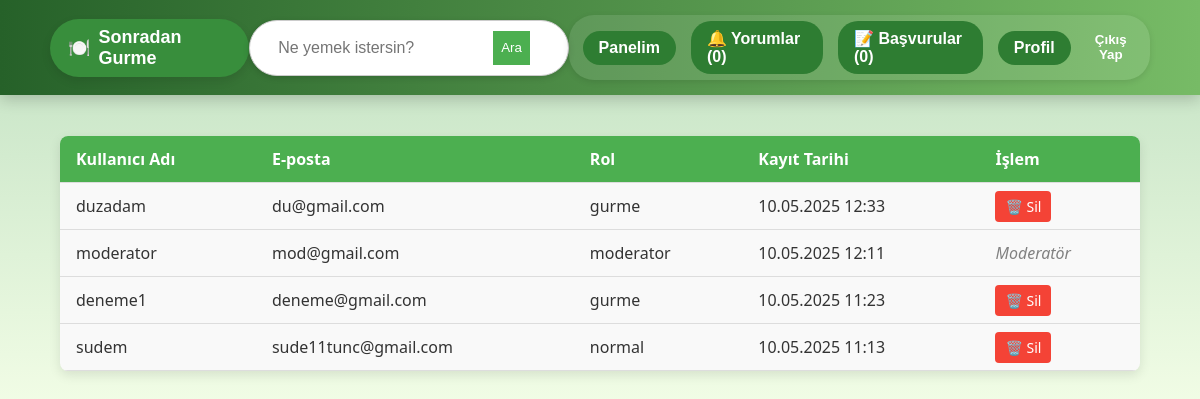
/sgapp/moderator/kullanicilar/ (signed in), run on an earlier commit of the app's database.
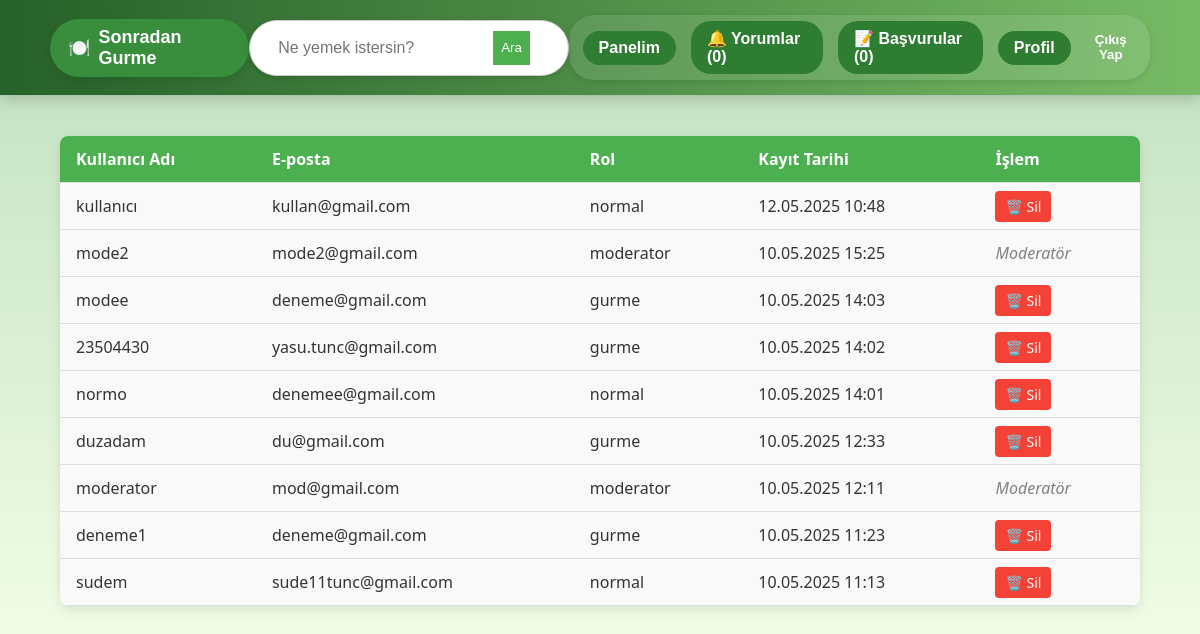
And on a later commit of the database.
### sgapp/models.py (models this page shows, shortened)
class User(AbstractUser):
    ROLE_CHOICES = (
        ('normal', 'Normal Kullanıcı'),
        ('gurme', 'Gurme'),
        ('moderator', 'Moderatör'),
    )
    role = models.CharField(max_length=10, choices=ROLE_CHOICES, default='normal')
    bio = models.TextField(blank=True)
    profile_picture = models.ImageField(upload_to='profiles/', null=True, blank=True)
    favorite_dish = models.CharField(max_length=100, blank=True, null=True)

### sgapp/views.py (the view)
# urls.py: path('moderator/kullanicilar/', views.kullanici_listesi_view, name='kullanici_listesi'),
@moderator_required
def kullanici_listesi_view(request):
    kullanicilar = User.objects.all().order_by('-date_joined')
    return render(request, 'moderator_kullanicilar.html', {'kullanicilar': kullanicilar})

### sgapp/context_processors.py (called while the page is built)
def moderator_bildirimler(request):
    if request.user.is_authenticated and request.user.role == 'moderator':
        bekleyen_yorum = Review.objects.filter(status='pending').count()
        bekleyen_basvuru = Application.objects.filter(status='pending').count()
        return {
            'bekleyen_yorum_sayisi': bekleyen_yorum,
            'bekleyen_basvuru_sayisi': bekleyen_basvuru,
        }
    return {}

### sgapp/views.py (called while the page is built)
def moderator_required(view_func):
    return user_passes_test(lambda u: u.is_authenticated and u.role == 'moderator')(view_func)

### templates/moderator_kullanicilar.html (shortened to what this page needs)
{% extends "base.html" %}
{% block content %}
<h2>👥 Kayıtlı Kullanıcılar</h2>
<table class="kullanici-tablosu">
  <tr>
    <th>Kullanıcı Adı</th>
    <th>E-posta</th>
    <th>Rol</th>
    <th>Kayıt Tarihi</th>
    <th>İşlem</th>
  </tr>
  {% for user in kullanicilar %}
  <tr>
    <td>{{ user.username }}</td>
    <td>{{ user.email }}</td>
    <td>{{ user.role }}</td>
    <td>{{ user.date_joined|date:"d.m.Y H:i" }}</td>
    <td>
      {% if user.role != "moderator" %}
        <a href="{% url 'kullanici_sil' user.id %}" class="sil-btn" onclick="return confirm('Silmek istediğine emin misin?')">🗑️ Sil</a>
      {% else %}
        <span class="gray-label">Moderatör</span>
      {% endif %}
    </td>
  </tr>
  {% endfor %}
</table>
{% endblock %}

What changed in the data, as far as the page shows it:
added User: username "kullanıcı", email "kullan@gmail.com", role "normal", date_joined "12.05.2025 10:48", shows "🗑️ Sil"
added User: username "mode2", email "mode2@gmail.com", role "moderator", date_joined "10.05.2025 15:25", shows "Moderatör"
added User: username "modee", email "deneme@gmail.com", role "gurme", date_joined "10.05.2025 14:03", shows "🗑️ Sil"
added User: username "23504430", email "yasu.tunc@gmail.com", role "gurme", date_joined "10.05.2025 14:02", shows "🗑️ Sil"
added User: username "normo", email "denemee@gmail.com", role "normal", date_joined "10.05.2025 14:01", shows "🗑️ Sil"
